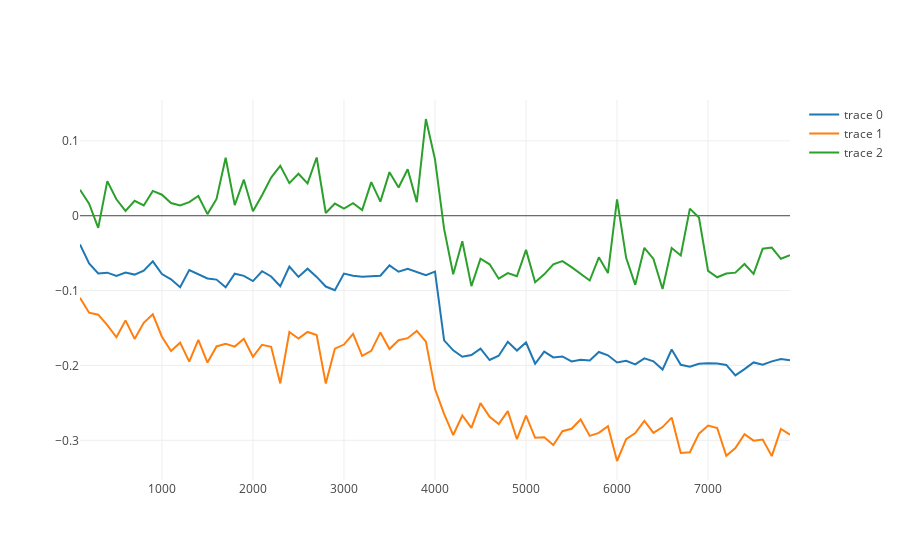

Source (notebook cell):
### Code cell
q_df = pd.read_csv('training_model/q.csv')
#score_df = pd.read_csv('training_model/.csv')

line_q_mean=go.Scatter(y=q_df['mean'], x=q_df['update'])
line_q_min=go.Scatter(y=q_df['min'], x=q_df['update'])
line_q_max=go.Scatter(y=q_df['max'], x=q_df['update'])
#line_score=go.Scatter(y=score_df['mean'])

data = [line_q_mean, line_q_min, line_q_max]

iplot(data)
